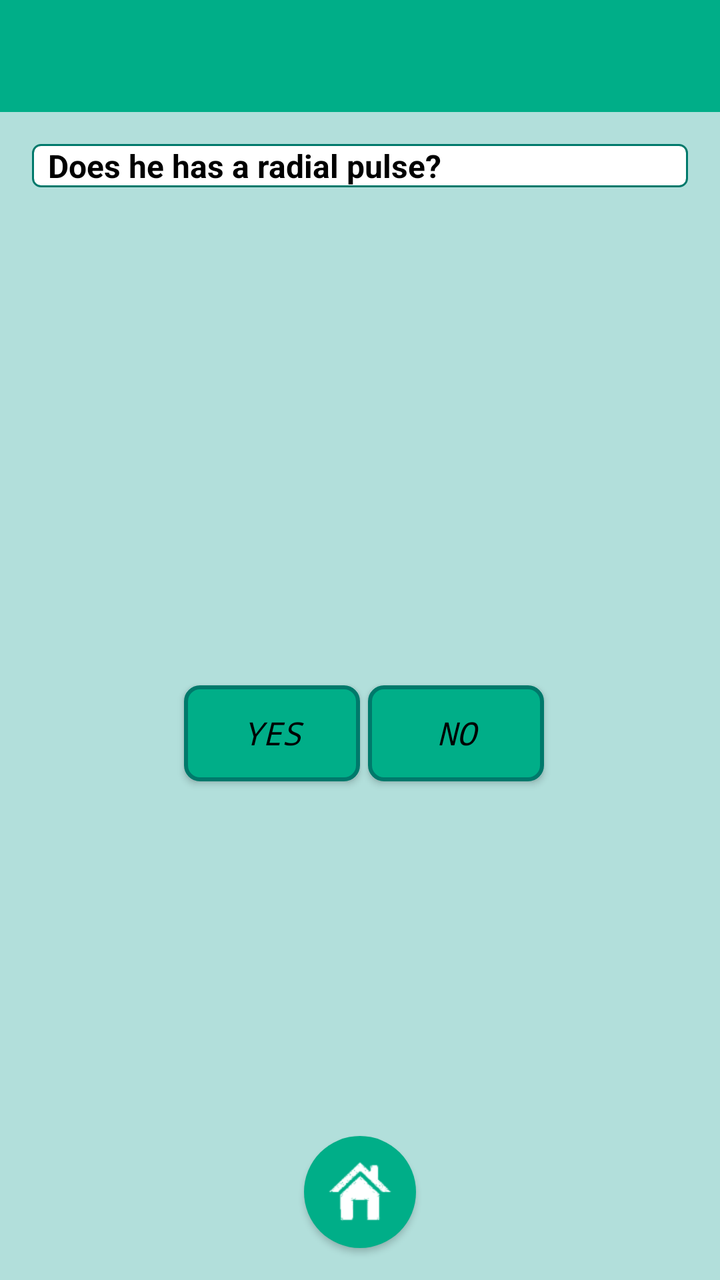
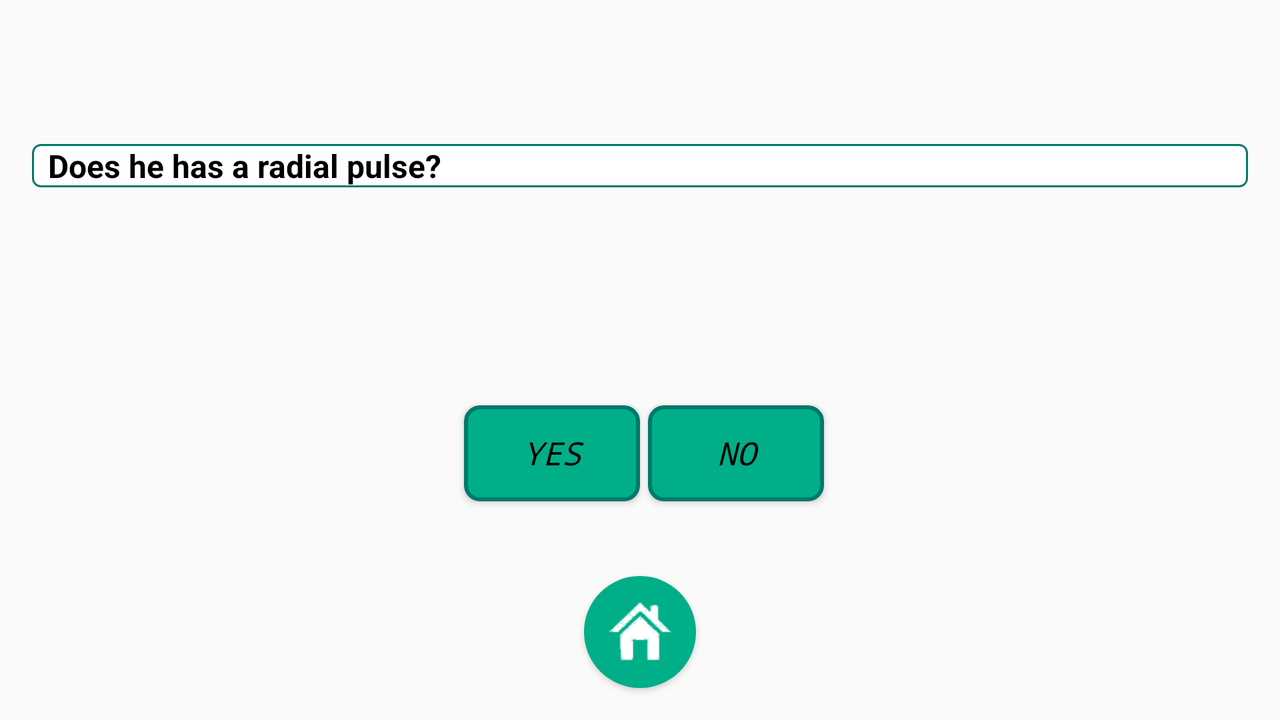

Compare how this app lays out the same screen by default and in its alternative resource folder. The renders come first, then the two layout files and the values they reference.
<!-- AndroidManifest.xml: application theme AppTheme -->
<!-- res/layout/activity__step4.xml -->
<?xml version="1.0" encoding="utf-8"?>
<RelativeLayout xmlns:android="http://schemas.android.com/apk/res/android"
    xmlns:tools="http://schemas.android.com/tools"
    android:layout_width="match_parent"
    android:layout_height="match_parent"
    tools:context="com.ull.project.mobiletriageapp_start.Activity_Step4">
    <RelativeLayout
        android:id="@+id/nottoolbarview"
        android:layout_width="match_parent"
        android:layout_height="@dimen/tool_bar"
        android:background="@color/colorPrimary">

        <ImageView
            android:layout_width="wrap_content"
            android:layout_height="wrap_content"
            android:src="@drawable/top_nav_logo_title"
            android:scaleType="fitStart"
            tools:ignore="ContentDescription" />
    </RelativeLayout>
    <RelativeLayout
        android:orientation="horizontal"
        android:layout_width="match_parent"
        android:layout_height="match_parent"
        android:background="@color/colorBackground"
        android:layout_below="@id/nottoolbarview">
        <TextView
            android:id="@+id/textview_Step4_Question"
            android:text="@string/txt_QuarterQuestion"
            style="@style/App_TextView"
            android:layout_marginTop="@dimen/activity_vertical_margin"
            android:layout_marginLeft="@dimen/activity_horizontal_margin"
            android:layout_marginRight="@dimen/activity_horizontal_margin"/>
        <LinearLayout
            android:orientation="horizontal"
            android:layout_width="match_parent"
            android:layout_height="match_parent"
            android:gravity="center"
            android:layout_below="@id/textview_Step4_Question">

            <Button
                style="@style/App_ViewButton_Style"
                android:id="@+id/bt_yes_step4"
                android:text="@string/txt_PositiveAnswer"
                android:layout_margin="@dimen/space_components"/>
            <Button
                style="@style/App_ViewButton_Style"
                android:id="@+id/bt_no_step4"
                android:text="@string/txt_NegativeAnswer"/>
        </LinearLayout>
    </RelativeLayout>
    <Button
        style="@style/App_ViewButtonMain_Style"
        android:id="@+id/bt_main_step4"
        android:layout_marginBottom="@dimen/activity_vertical_margin"
        android:layout_alignParentBottom="true"
        android:layout_centerHorizontal="true"/>
</RelativeLayout>
<!-- resources referenced by this layout -->
<resources>
  <item name="colorBackground" type="color">#B2DFDB</item>
  <item name="colorPrimary" type="color">#00ae88</item>
  <dimen name="activity_horizontal_margin">16dp</dimen>
  <dimen name="activity_vertical_margin">16dp</dimen>
  <dimen name="space_components">4dp</dimen>
  <dimen name="tool_bar">56dp</dimen>
  <string name="txt_NegativeAnswer">No</string>
  <string name="txt_PositiveAnswer">Yes</string>
  <string name="txt_QuarterQuestion">Does he has a radial pulse?</string>
  <style name="App_ViewButtonMain_Style" parent="Base.Widget.AppCompat.ImageButton">
          <item name="android:layout_width">@dimen/shape_circle</item>
          <item name="android:layout_height">@dimen/shape_circle</item>
          <item name="android:adjustViewBounds">true</item>
          <item name="android:scaleType">fitCenter</item>
          <item name="android:background">@drawable/bt_main_selector</item>
  
      </style>
  <style name="AppTheme" parent="Theme.AppCompat.Light.NoActionBar">
          <item name="android:dialogTheme">@style/App_Dialog_Theme</item>
          <item name="android:layout_width">match_parent</item>
          <item name="android:layout_height">match_parent</item>
      </style>
  <dimen name="text_size_short">16sp</dimen>
  <item name="textColorPrimary" type="color">#000000</item>
  <!-- drawable textview (drawable) -->
  <?xml version="1.0" encoding="utf-8"?>
  <shape xmlns:android="http://schemas.android.com/apk/res/android"
      android:shape="rectangle" >
  
      <solid
          android:color="@color/colorBackgroundText" >
      </solid>
  
  
      <stroke
          android:width="1dp"
          android:color="@color/colorPrimaryDark" >
      </stroke>
  
      <corners
          android:radius="4dp"   >
      </corners>
  
  </shape>
  <dimen name="shape_circle">56dp</dimen>
  <!-- drawable bt_main_selector (drawable) -->
  <?xml version="1.0" encoding="utf-8"?>
  <selector xmlns:android="http://schemas.android.com/apk/res/android">
      <item android:drawable="@drawable/bt_main_pressed"
          android:state_pressed="true" />
      <item android:drawable="@drawable/bt_main_selected"
          android:state_focused="true" />
      <item android:drawable="@drawable/bt_main_default" />
  
  </selector>
  <!-- drawable buttonview_selector (drawable) -->
  <?xml version="1.0" encoding="utf-8"?>
  <selector xmlns:android="http://schemas.android.com/apk/res/android">
      <item android:drawable="@drawable/buttonview_pressed"
          android:state_pressed="true" />
      <item android:drawable="@drawable/buttonview_selected"
          android:state_focused="true" />
      <item android:drawable="@drawable/buttonview_default" />
  
  </selector>
  <style name="App_Dialog_Theme" parent="Theme.AppCompat.Light.Dialog">
          <item name="android:windowNoTitle">false</item>
          <item name="android:windowIsFloating">true</item>
          <item name="android:layout_centerInParent">true</item>
      </style>
  <item name="colorBackgroundText" type="color">#FFFFFF</item>
  <item name="colorPrimaryDark" type="color">#00796B</item>
  <!-- drawable bt_main_pressed (drawable) -->
  <?xml version="1.0" encoding="utf-8"?>
  <layer-list xmlns:android="http://schemas.android.com/apk/res/android">
      <item>
  
          <shape android:shape="oval">
              <solid android:color="@color/colorPrimaryDark"/>
          </shape>
  
      </item>
      <item
          android:drawable="@drawable/ic_main"
          android:top ="2dp"
          android:bottom ="2dp"
          android:left= "2dp"
          android:right= "2dp">
  
  
      </item>
  
  
  </layer-list>
  <!-- drawable bt_main_selected (drawable) -->
  <?xml version="1.0" encoding="utf-8"?>
  <layer-list xmlns:android="http://schemas.android.com/apk/res/android">
      <item>
  
          <shape android:shape="oval">
              <solid android:color="@color/colorAcent"/>
          </shape>
  
      </item>
      <item
          android:drawable="@drawable/ic_main">
  
      </item>
  
  
  </layer-list>
  <item name="colorAcent" type="color">#64ffda</item>
  <dimen name="shape_circle_padding">10dp</dimen>
</resources>
<!-- res/layout-land/activity__step4.xml (the repository's variant of the layout above) -->
<!-- drawn on the phone turned sideways -->
<?xml version="1.0" encoding="utf-8"?>
<RelativeLayout xmlns:android="http://schemas.android.com/apk/res/android"
    xmlns:tools="http://schemas.android.com/tools"
    android:layout_width="match_parent"
    android:layout_height="match_parent"
    style="@style/AppTheme"
    tools:context="com.ull.project.mobiletriageapp_start.Activity_Step4">
    <View
        style="@style/App_Nottoolbar_Style"
        android:id="@+id/nottoolbarview"/>
    <TextView
        android:id="@+id/textview_Step4_Question"
        android:layout_below="@id/nottoolbarview"
        android:text="@string/txt_QuarterQuestion"
        style="@style/App_TextView"
        android:layout_marginTop="@dimen/activity_vertical_margin"
        android:layout_marginLeft="@dimen/activity_horizontal_margin"
        android:layout_marginRight="@dimen/activity_horizontal_margin"/>

    <LinearLayout
        android:orientation="horizontal"
        android:layout_width="match_parent"
        android:layout_height="match_parent"
        android:gravity="center"
        android:layout_below="@id/textview_Step4_Question">

        <Button
            style="@style/App_ViewButton_Style"
            android:id="@+id/bt_yes_step4"
            android:text="@string/txt_PositiveAnswer"
            android:layout_margin="@dimen/space_components"/>
        <Button
            style="@style/App_ViewButton_Style"
            android:id="@+id/bt_no_step4"
            android:text="@string/txt_NegativeAnswer"/>
    </LinearLayout>



    <Button
        style="@style/App_ViewButtonMain_Style"
        android:id="@+id/bt_main_step4"
        android:layout_marginBottom="@dimen/activity_vertical_margin"
        android:layout_alignParentBottom="true"
        android:layout_centerHorizontal="true"/>

</RelativeLayout>
<!-- resources referenced by the variant -->
<!-- as the phone turned sideways resolves them -->
<resources>
  <dimen name="activity_horizontal_margin">16dp</dimen>
  <dimen name="activity_vertical_margin">16dp</dimen>
  <dimen name="space_components">4dp</dimen>
  <string name="txt_NegativeAnswer">No</string>
  <string name="txt_PositiveAnswer">Yes</string>
  <string name="txt_QuarterQuestion">Does he has a radial pulse?</string>
  <style name="AppTheme" parent="Theme.AppCompat.Light.NoActionBar">
          <item name="android:dialogTheme">@style/App_Dialog_Theme</item>
          <item name="android:layout_width">match_parent</item>
          <item name="android:layout_height">match_parent</item>
      </style>
  <style name="App_Nottoolbar_Style">
          <item name="android:foreground">@color/colorPrimary</item>
          <item name="android:layout_width">match_parent</item>
          <item name="android:layout_height">@dimen/tool_bar</item>
      </style>
  <style name="App_ViewButtonMain_Style" parent="Base.Widget.AppCompat.ImageButton">
          <item name="android:layout_width">@dimen/shape_circle</item>
          <item name="android:layout_height">@dimen/shape_circle</item>
          <item name="android:adjustViewBounds">true</item>
          <item name="android:scaleType">fitCenter</item>
          <item name="android:background">@drawable/bt_main_selector</item>
  
      </style>
  <style name="App_Dialog_Theme" parent="Theme.AppCompat.Light.Dialog">
          <item name="android:windowNoTitle">false</item>
          <item name="android:windowIsFloating">true</item>
          <item name="android:layout_centerInParent">true</item>
      </style>
  <item name="colorPrimary" type="color">#00ae88</item>
  <dimen name="tool_bar">56dp</dimen>
  <dimen name="text_size_short">16sp</dimen>
  <item name="textColorPrimary" type="color">#000000</item>
  <!-- drawable textview (drawable) -->
  <?xml version="1.0" encoding="utf-8"?>
  <shape xmlns:android="http://schemas.android.com/apk/res/android"
      android:shape="rectangle" >
  
      <solid
          android:color="@color/colorBackgroundText" >
      </solid>
  
  
      <stroke
          android:width="1dp"
          android:color="@color/colorPrimaryDark" >
      </stroke>
  
      <corners
          android:radius="4dp"   >
      </corners>
  
  </shape>
  <dimen name="shape_circle">56dp</dimen>
  <!-- drawable bt_main_selector (drawable) -->
  <?xml version="1.0" encoding="utf-8"?>
  <selector xmlns:android="http://schemas.android.com/apk/res/android">
      <item android:drawable="@drawable/bt_main_pressed"
          android:state_pressed="true" />
      <item android:drawable="@drawable/bt_main_selected"
          android:state_focused="true" />
      <item android:drawable="@drawable/bt_main_default" />
  
  </selector>
  <!-- drawable buttonview_selector (drawable) -->
  <?xml version="1.0" encoding="utf-8"?>
  <selector xmlns:android="http://schemas.android.com/apk/res/android">
      <item android:drawable="@drawable/buttonview_pressed"
          android:state_pressed="true" />
      <item android:drawable="@drawable/buttonview_selected"
          android:state_focused="true" />
      <item android:drawable="@drawable/buttonview_default" />
  
  </selector>
  <item name="colorBackgroundText" type="color">#FFFFFF</item>
  <item name="colorPrimaryDark" type="color">#00796B</item>
  <!-- drawable bt_main_selected (drawable) -->
  <?xml version="1.0" encoding="utf-8"?>
  <layer-list xmlns:android="http://schemas.android.com/apk/res/android">
      <item>
  
          <shape android:shape="oval">
              <solid android:color="@color/colorAcent"/>
          </shape>
  
      </item>
      <item
          android:drawable="@drawable/ic_main">
  
      </item>
  
  
  </layer-list>
  <item name="colorAcent" type="color">#64ffda</item>
  <dimen name="shape_circle_padding">10dp</dimen>
  <item name="colorBackground" type="color">#B2DFDB</item>
</resources>
